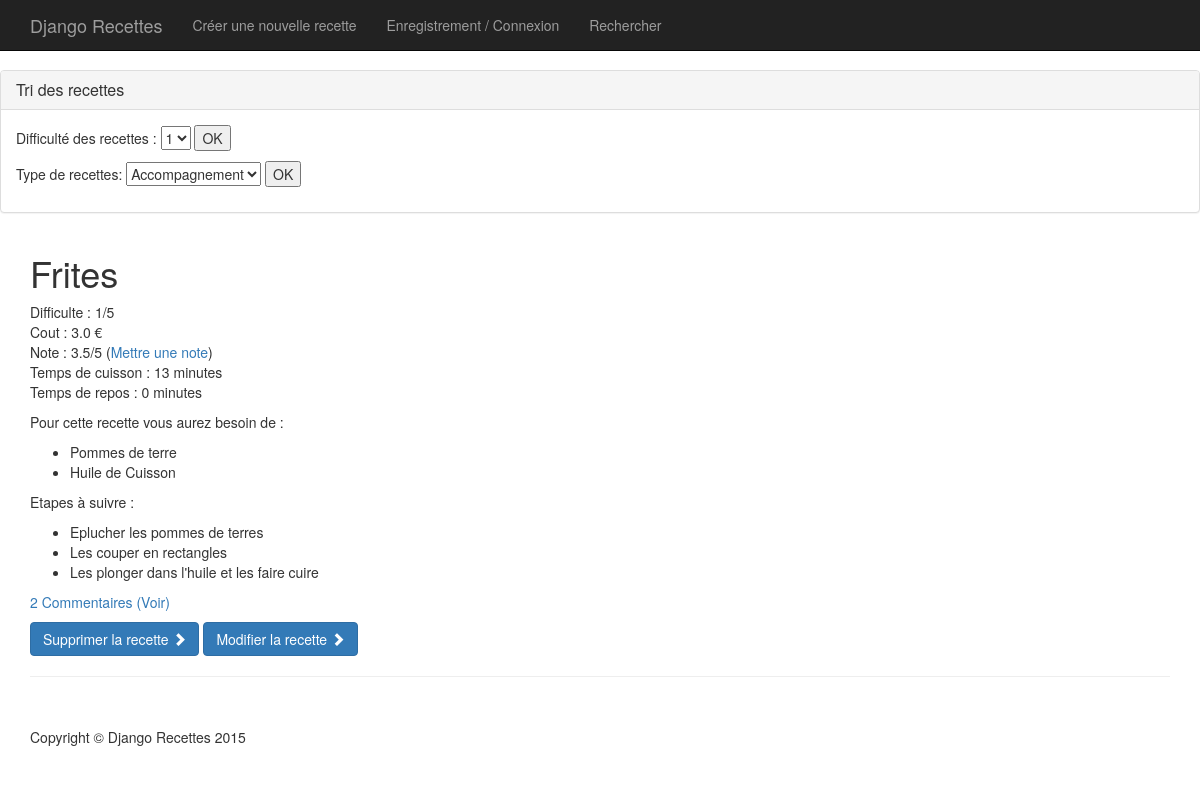
The app's page /recettes/1/ with its own data.
### recette/models.py (models this page shows, shortened)
class Recette(models.Model):
    titre = models.CharField(max_length=150)
    description = models.CharField(max_length=500, default="Description")
    type_recette = models.ForeignKey('Type_Recette')
    difficulte = models.PositiveIntegerField()
    cout = models.FloatField()
    temps_cuisson = models.PositiveIntegerField()
    temps_repos = models.PositiveIntegerField()
    date_creation = models.DateField(auto_now=True)
    ingredients = models.ManyToManyField('Ingredient')
    images = models.ManyToManyField('Images', blank=True, null=True)
    etapes = models.ManyToManyField('Etape')
    commentaires = models.ManyToManyField('Commentaire', blank=True, null=True)

class Ingredient(models.Model):
    nom_ingredient = models.CharField(max_length=100)
    def __str__(self):
        return self.nom_ingredient

class Etape(models.Model):
    numero_etape = models.PositiveIntegerField()
    nom_etape = models.CharField(max_length=150)
    def __str__(self):
        return self.nom_etape

### recette/views.py (the view)
# urls.py: url(r'recettes/(?P<id>\d+)/$', recettes, name="recettes"),
def recettes(request, id):
    recette = get_object_or_404(Recette, id=id)
    moyenne = Note.objects.filter(recette_id=id).aggregate(Avg('note_utilisateur'))['note_utilisateur__avg']
    recettes = Recette.objects.all()
    nb_commentaires = Recette.objects.filter(id=id).values('commentaires').count()
    contexte = {
        'recettes': recettes,
        'recette': recette,
        'moyenne': moyenne,
        'nb_commentaires': nb_commentaires,
    }
    return render(request, 'recette/recette.html', contexte)

### recette/models.py (called while the page is built)
    def __str__(self):
        return self.type_recette

### recette/templates/recette/recette.html
{% extends 'recette/_base.html' %}
{% block contenu %}
    <h1> {{ recette.titre }} </h1>
    <p>Difficulte : {{ recette.difficulte }}/5
        <br/>Cout : {{ recette.cout }} €
        <br/>
        {% if moyenne %}
            Note : {{ moyenne }}/5
        {% else %}
            Pas encore de note
        {% endif %}
        (<a href="{% url 'recette:ajouter_note' recette.id %}">Mettre une note</a>)
        <br/>Temps de cuisson : {{ recette.temps_cuisson }} minutes
        <br/>Temps de repos : {{ recette.temps_repos }} minutes
    </p>
    <p>Pour cette recette vous aurez besoin de :
    <ul>
        {% for ingredient in recette.ingredients.all %}
            <li>{{ ingredient }}</li>
        {% endfor %}
    </ul>
    </p>
    <p>Etapes à suivre :
    <ul>
        {% for etape in recette.etapes.all %}
            <li>{{ etape }}</li>
        {% endfor %}
    </ul>
    </p>
    <p><a href="{% url 'recette:commentaires' recette.id %}">{{ nb_commentaires }} Commentaires (Voir)</a></p>
    <a class="btn btn-primary" href="{% url 'recette:supprimer_recette' recette.id %}">Supprimer la recette <span
                        class="glyphicon glyphicon-chevron-right"></span></a>
    <a class="btn btn-primary" href="{% url 'recette:modifier_recette' recette.id %}">Modifier la recette <span
                        class="glyphicon glyphicon-chevron-right"></span></a>
{% endblock %}

### recette/templates/recette/_base.html (shortened to what this page needs)
{% load static %}
<!DOCTYPE html>
<html lang="en">
<head>
    <link href="{% static 'recette/css/bootstrap.min.css' %}" rel="stylesheet">
    <link href="{% static 'recette/css/1-col-portfolio.css' %}" rel="stylesheet">
</head>
<body>
<nav class="navbar navbar-inverse navbar-fixed-top" role="navigation">
    <div class="container">
        <div class="navbar-header">
            <a class="navbar-brand" href="/index">Django Recettes</a>
        </div>
        <div class="collapse navbar-collapse" id="bs-example-navbar-collapse-1">
            <ul class="nav navbar-nav">
                <li>
                    <a href="/new_recipe">Créer une nouvelle recette</a>
                </li>
                <li>
                    {% if request.session.connected_user %}
                        <a href="/logout">Déconnexion</a>
                    {% else %}
                        <a href="/login">Enregistrement / Connexion</a>
                    {% endif %}
                </li>
                <li>
                    <a href="/rechercher">Rechercher</a>
                </li>
            </ul>
        </div>
    </div>
</nav>
<div class="panel panel-default">
  <div class="panel-heading">
    <h3 class="panel-title">Tri des recettes</h3>
  </div>
  <div class="panel-body">
    <form method="GET" action="{% url 'recette:select_difficulte_recette' %}">
        <p>Difficulté des recettes :
            <select name="select_difficulte">
                {% regroup recettes by difficulte as difficultes %}
                {% for d in difficultes %}
                    <option  value="{{ d.grouper }}">{{ d.grouper }}</option>
                {% endfor %}
            </select>
        <input type="submit" value="OK"/></p>
    </form>
    <form method="GET" action="{% url 'recette:select_type_recette' %}">
        <p>Type de recettes:
            <select name="select_type">
                {% regroup recettes by type_recette as types_recettes %}
                {% for t in types_recettes %}
                    <option value="{{ t.grouper }}">{{ t.grouper }}</option>
                {% endfor %}
            </select>
        <input type="submit" value="OK"/></p>
    </form>
  </div>
</div>
<div class="container">
    {% block contenu %}{% endblock %}
    <hr>
    <footer>
        <div class="row">
            <div class="col-lg-12">
                <p>Copyright &copy; Django Recettes 2015</p>
            </div>
        </div>
    </footer>
</div>
</body>
</html>

### recette/static/recette/css/1-col-portfolio.css (style rules this page uses)
body { padding-top: 70px; }
footer { margin: 50px 0; }

### records on screen
Recette: titre "Frites", difficulte "1", cout "3.0", temps_cuisson "13", temps_repos "0"
Ingredient: nom_ingredient "Pommes de terre"
Ingredient: nom_ingredient "Huile de Cuisson"
Etape: nom_etape "Eplucher les pommes de terres"
Etape: nom_etape "Les couper en rectangles"
Etape: nom_etape "Les plonger dans l'huile et les faire cuire"

### other values on screen
{{ moyenne }} "3.5"
{{ nb_commentaires }} "2"
form field select_difficulte "1"
form field select_type "Accompagnement"
